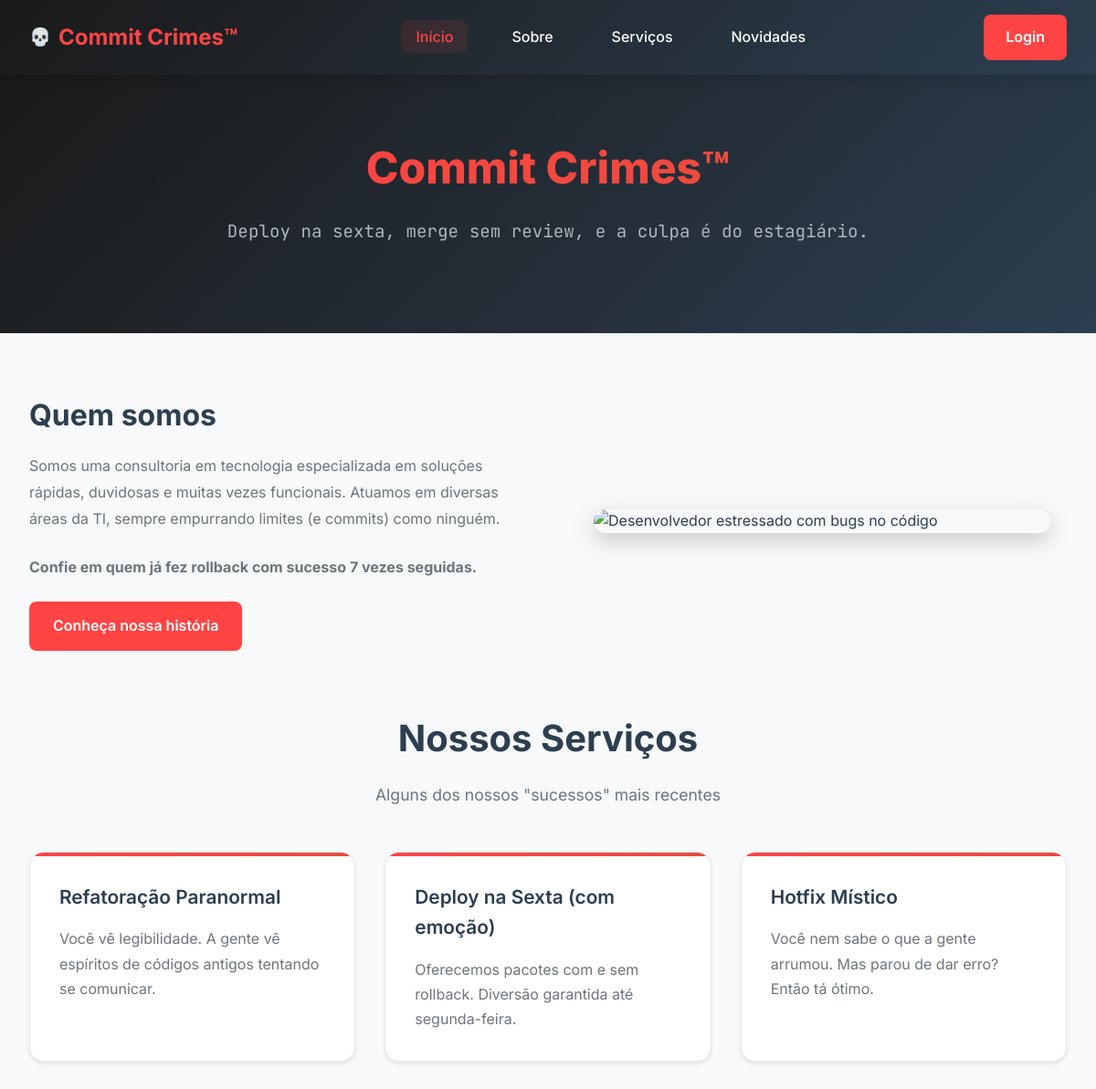
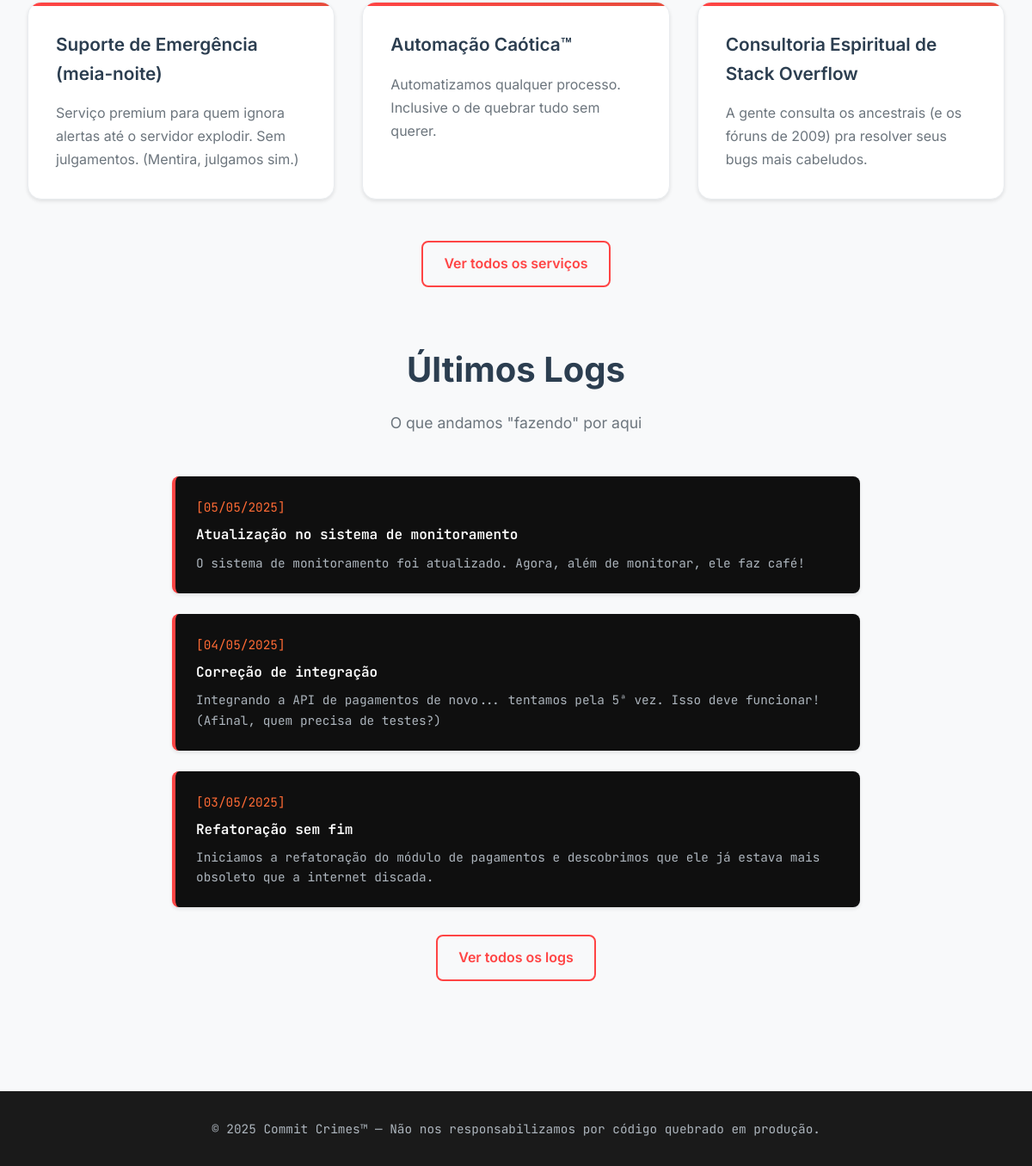
The page / on the database its author committed (2 pictures, top to bottom).
### tables this page shows
CREATE TABLE IF NOT EXISTS servicos (
  id INT AUTO_INCREMENT PRIMARY KEY,
  titulo VARCHAR(100),
  descricao TEXT
);

CREATE TABLE IF NOT EXISTS logs (
  id INT AUTO_INCREMENT PRIMARY KEY,
  titulo VARCHAR(150),
  conteudo TEXT,
  data_publicacao DATE
);

### app/models/Servico.php (called while the page is built, shortened)
<?php
require_once __DIR__ . '/../config/Database.php';
class Servico {
    private $db;
    private $table = 'servicos';
    public function __construct() {
        $database = new Database();
        $this->db = $database->connect();
    }
    public function getAll() {
        try {
            $query = "SELECT * FROM {$this->table} ORDER BY id ASC";
            $stmt = $this->db->prepare($query);
            $stmt->execute();
            return $stmt->fetchAll();
        } catch (PDOException $e) {
            throw new Exception("Erro ao buscar serviços: " . $e->getMessage());
        }
    }
}

### app/config/Database.php (called while the page is built, shortened)
<?php
class Database {
    private $host;
    private $dbname;
    private $username;
    private $password;
    private $connection;
    public function __construct() {
        $this->host = $_ENV['DB_HOST'] ?? 'localhost';
        $this->dbname = $_ENV['DB_NAME'] ?? 'commit_crimes';
        $this->username = $_ENV['DB_USER'] ?? 'root';
        $this->password = $_ENV['DB_PASS'] ?? '';
    }
    public function connect() {
        if ($this->connection === null) {
            try {
                $dsn = "mysql:host={$this->host};dbname={$this->dbname};charset=utf8mb4";
                $this->connection = new PDO($dsn, $this->username, $this->password);
                $this->connection->setAttribute(PDO::ATTR_ERRMODE, PDO::ERRMODE_EXCEPTION);
                $this->connection->setAttribute(PDO::ATTR_DEFAULT_FETCH_MODE, PDO::FETCH_ASSOC);
            } catch (PDOException $e) {
                throw new Exception("Erro na conexão: " . $e->getMessage());
            }
        }
        return $this->connection;
    }
}

### app/models/Log.php (called while the page is built, shortened)
<?php
require_once __DIR__ . '/../config/Database.php';
class Log {
    private $db;
    private $table = 'logs';
    public function __construct() {
        $database = new Database();
        $this->db = $database->connect();
    }
    public function getAll($limit = null) {
        try {
            $query = "SELECT * FROM {$this->table} ORDER BY data_publicacao DESC, id DESC";
            if ($limit) {
                $query .= " LIMIT :limit";
            }
            $stmt = $this->db->prepare($query);
            if ($limit) {
                $stmt->bindParam(':limit', $limit, PDO::PARAM_INT);
            }
            $stmt->execute();
            return $stmt->fetchAll();
        } catch (PDOException $e) {
            throw new Exception("Erro ao buscar logs: " . $e->getMessage());
        }
    }
    public function getRecent($limit = 5) {
        return $this->getAll($limit);
    }
    public function formatDataPublicacao($data) {
        $timestamp = strtotime($data);
        return date('d/m/Y', $timestamp);
    }
}

### index.php (the view, shortened to what this page needs)
<section class="hero">
    <div class="hero-content">
        <h1>Commit Crimes™</h1>
        <p class="hero-subtitle">Deploy na sexta, merge sem review, e a culpa é do estagiário.</p>
    </div>
</section>
<section class="section">
    <div class="container">
        <div class="about-content">
            <div class="about-text">
                <h2>Quem somos</h2>
                <p>Somos uma consultoria em tecnologia especializada em soluções rápidas, duvidosas e muitas vezes funcionais. Atuamos em diversas áreas da TI, sempre empurrando limites (e commits) como ninguém.</p>
                <p><strong>Confie em quem já fez rollback com sucesso 7 vezes seguidas.</strong></p>
                <a href="sobre" class="btn btn-primary">Conheça nossa história</a>
            </div>
            <div class="about-image">
                <img src="assets/img/stressed-dev.jpg" alt="Desenvolvedor estressado com bugs no código" class="hero-image">
            </div>
        </div>
        <div style="text-align: center; margin: 4rem 0 2rem 0;">
            <h2 class="section-title">Nossos Serviços</h2>
            <p class="section-subtitle">Alguns dos nossos "sucessos" mais recentes</p>
        </div>
        <?php
        try {
            require_once 'app/models/Servico.php';
            $servicoModel = new Servico();
            $servicos = $servicoModel->getAll();
            if (!empty($servicos)): ?>
                <div class="cards-grid">
                    <?php
                    $servicosDestaque = array_slice($servicos, 0, 6);
                    foreach ($servicosDestaque as $servico): ?>
                        <div class="card">
                            <h3 class="card-title"><?= htmlspecialchars($servico['titulo']) ?></h3>
                            <p class="card-description"><?= htmlspecialchars($servico['descricao']) ?></p>
                        </div>
                    <?php endforeach; ?>
                </div>
                <div style="text-align: center; margin-top: 3rem;">
                    <a href="servicos" class="btn btn-outline">Ver todos os serviços</a>
                </div>
            <?php endif;
        } catch (Exception $e) {
            echo '<div style="text-align: center; padding: 3rem; color: #6c757d;">';
            echo '<p>Ops! Parece que nossa consulta ao banco deu erro...</p>';
            echo '<p><em>Ironia: consultoria de TI com bug no próprio site.</em> 🤷‍♂️</p>';
            echo '</div>';
        }
        ?>
        <div style="text-align: center; margin: 4rem 0 2rem 0;">
            <h2 class="section-title">Últimos Logs</h2>
            <p class="section-subtitle">O que andamos "fazendo" por aqui</p>
        </div>
        <?php
        try {
            require_once 'app/models/Log.php';
            $logModel = new Log();
            $logsRecentes = $logModel->getRecent(3);
            if (!empty($logsRecentes)): ?>
                <div style="max-width: 800px; margin: 0 auto;">
                    <?php foreach ($logsRecentes as $log): ?>
                        <div class="log-entry">
                            <div class="log-date">[<?= $logModel->formatDataPublicacao($log['data_publicacao']) ?>]</div>
                            <div class="log-title"><?= htmlspecialchars($log['titulo']) ?></div>
                            <div class="log-content"><?= htmlspecialchars($log['conteudo']) ?></div>
                        </div>
                    <?php endforeach; ?>
                </div>
                <div style="text-align: center; margin-top: 2rem;">
                    <a href="novidades" class="btn btn-outline">Ver todos os logs</a>
                </div>
            <?php endif;
        } catch (Exception $e) {
            echo '<div style="max-width: 800px; margin: 0 auto;">';
            echo '<div class="log-entry">';
            echo '<div class="log-date">[' . date('d/m/Y H:i:s') . ']</div>';
            echo '<div class="log-title">ERRO: Falha ao carregar logs</div>';
            echo '<div class="log-content">Exception caught: Database connection failed. Typical Monday morning behavior.</div>';
            echo '</div>';
            echo '</div>';
        }
        ?>
    </div>
</section>
<?php
include 'app/views/layout.php';
?>

### assets/css/style.css (style rules this page uses)
* { margin: 0; padding: 0; box-sizing: border-box; }
:root { --primary-color: #ff4444; --primary-dark: #cc2222; --secondary-color: #2c3e50; --accent-color: #e74c3c; --bg-dark: #1a1a1a; --bg-light: #f8f9fa; --text-dark: #2c3e50; --text-light: #ffffff; --text-gray: #6c757d; --border-color: #e9ecef; --warning-color: #ff6b35; --font-primary: 'Inter', system-ui, -apple-system, sans-serif; --font-mono: 'JetBrains Mono', 'Fira Code', Consolas, monospace; --shadow-sm: 0 2px 4px rgba(0,0,0,0.1); --shadow-md: 0 4px 12px rgba(0,0,0,0.15); --shadow-lg: 0 8px 24px rgba(0,0,0,0.2); --transition: all 0.3s cubic-bezier(0.4, 0, 0.2, 1); }
html { scroll-behavior: smooth; }
body { font-family: var(--font-primary); line-height: 1.6; color: var(--text-dark); background-color: var(--bg-light); }
.hero { background: linear-gradient(135deg, var(--bg-dark) 0%, var(--secondary-color) 100%); color: var(--text-light); padding: 4rem 2rem; text-align: center; }
.hero-content { max-width: 800px; margin: 0 auto; }
.hero h1 { font-size: 3rem; font-weight: 800; margin-bottom: 1rem; background: linear-gradient(45deg, var(--primary-color), var(--accent-color)); -webkit-background-clip: text; -webkit-text-fill-color: transparent; background-clip: text; }
.hero-subtitle { font-size: 1.2rem; color: #adb5bd; margin-bottom: 2rem; font-family: var(--font-mono); }
.container { max-width: 1200px; margin: 0 auto; padding: 0 2rem; }
.section { padding: 4rem 0; }
.section-title { font-size: 2.5rem; font-weight: 700; text-align: center; margin-bottom: 1rem; color: var(--text-dark); }
.section-subtitle { font-size: 1.1rem; color: var(--text-gray); text-align: center; margin-bottom: 3rem; max-width: 600px; margin-left: auto; margin-right: auto; }
.cards-grid { display: grid; grid-template-columns: repeat(auto-fit, minmax(300px, 1fr)); gap: 2rem; margin-top: 3rem; }
.card { background: white; border-radius: 1rem; padding: 2rem; box-shadow: var(--shadow-sm); border: 1px solid var(--border-color); transition: var(--transition); position: relative; overflow: hidden; }
.card::before { content: ''; position: absolute; top: 0; left: 0; right: 0; height: 4px; background: linear-gradient(90deg, var(--primary-color), var(--accent-color)); }
.card-title { font-size: 1.3rem; font-weight: 600; margin-bottom: 1rem; color: var(--text-dark); }
.card-description { color: var(--text-gray); line-height: 1.7; }
.log-entry { background: #0f0f0f; border-radius: 0.5rem; padding: 1.5rem; margin-bottom: 1.5rem; font-family: var(--font-mono); color: #00ff00; box-shadow: var(--shadow-sm); border-left: 4px solid var(--primary-color); }
.log-date { color: var(--warning-color); font-size: 0.9rem; margin-bottom: 0.5rem; }
.log-title { color: var(--text-light); font-weight: 600; margin-bottom: 0.5rem; }
.log-content { color: #adb5bd; font-size: 0.9rem; line-height: 1.6; }
.about-content { display: grid; grid-template-columns: 1fr 1fr; gap: 4rem; align-items: center; margin-bottom: 4rem; }
.about-text h2 { font-size: 2rem; margin-bottom: 1rem; color: var(--text-dark); }
.about-text p { color: var(--text-gray); margin-bottom: 1.5rem; line-height: 1.8; }
.hero-image { max-width: 500px; width: 100%; height: auto; border-radius: 1rem; box-shadow: var(--shadow-lg); margin: 2rem auto; display: block; }
.btn { display: inline-block; padding: 0.75rem 1.5rem; border-radius: 0.5rem; text-decoration: none; font-weight: 600; text-align: center; transition: var(--transition); border: 2px solid transparent; cursor: pointer; }
.btn-primary { background: var(--primary-color); color: white; }
.btn-outline { background: transparent; color: var(--primary-color); border-color: var(--primary-color); }
@media (prefers-reduced-motion: no-preference) { .card, .team-member { opacity: 0; transform: translateY(20px); animation: fadeInUp 0.6s ease-out forwards; } }
@media (prefers-reduced-motion: no-preference) { .card:nth-child(1) { animation-delay: 0.1s; } }
@media (prefers-reduced-motion: no-preference) { .card:nth-child(2) { animation-delay: 0.2s; } }
@media (prefers-reduced-motion: no-preference) { .card:nth-child(3) { animation-delay: 0.3s; } }
@media (prefers-reduced-motion: no-preference) { .card:nth-child(4) { animation-delay: 0.4s; } }

### rows shown on the page
servicos: titulo "Refatoração Paranormal", descricao "Você vê legibilidade. A gente vê espíritos de códigos antigos tentando se comunicar."
servicos: titulo "Deploy na Sexta (com emoção)", descricao "Oferecemos pacotes com e sem rollback. Diversão garantida até segunda-feira."
servicos: titulo "Hotfix Místico", descricao "Você nem sabe o que a gente arrumou. Mas parou de dar erro? Então tá ótimo."
servicos: titulo "Suporte de Emergência (meia-noite)", descricao "Serviço premium para quem ignora alertas até o servidor explodir. Sem julgamentos. (Mentira, julgamos sim.)"
servicos: titulo "Automação Caótica™", descricao "Automatizamos qualquer processo. Inclusive o de quebrar tudo sem querer."
servicos: titulo "Consultoria Espiritual de Stack Overflow", descricao "A gente consulta os ancestrais (e os fóruns de 2009) pra resolver seus bugs mais cabeludos."
logs: data_publicacao "05/05/2025", titulo "Atualização no sistema de monitoramento", conteudo "O sistema de monitoramento foi atualizado. Agora, além de monitorar, ele faz café!"
logs: data_publicacao "04/05/2025", titulo "Correção de integração", conteudo "Integrando a API de pagamentos de novo... tentamos pela 5ª vez. Isso deve funcionar! (Afinal, quem precisa de testes?)"
logs: data_publicacao "03/05/2025", titulo "Refatoração sem fim", conteudo "Iniciamos a refatoração do módulo de pagamentos e descobrimos que ele já estava mais obsoleto que a internet discada."
